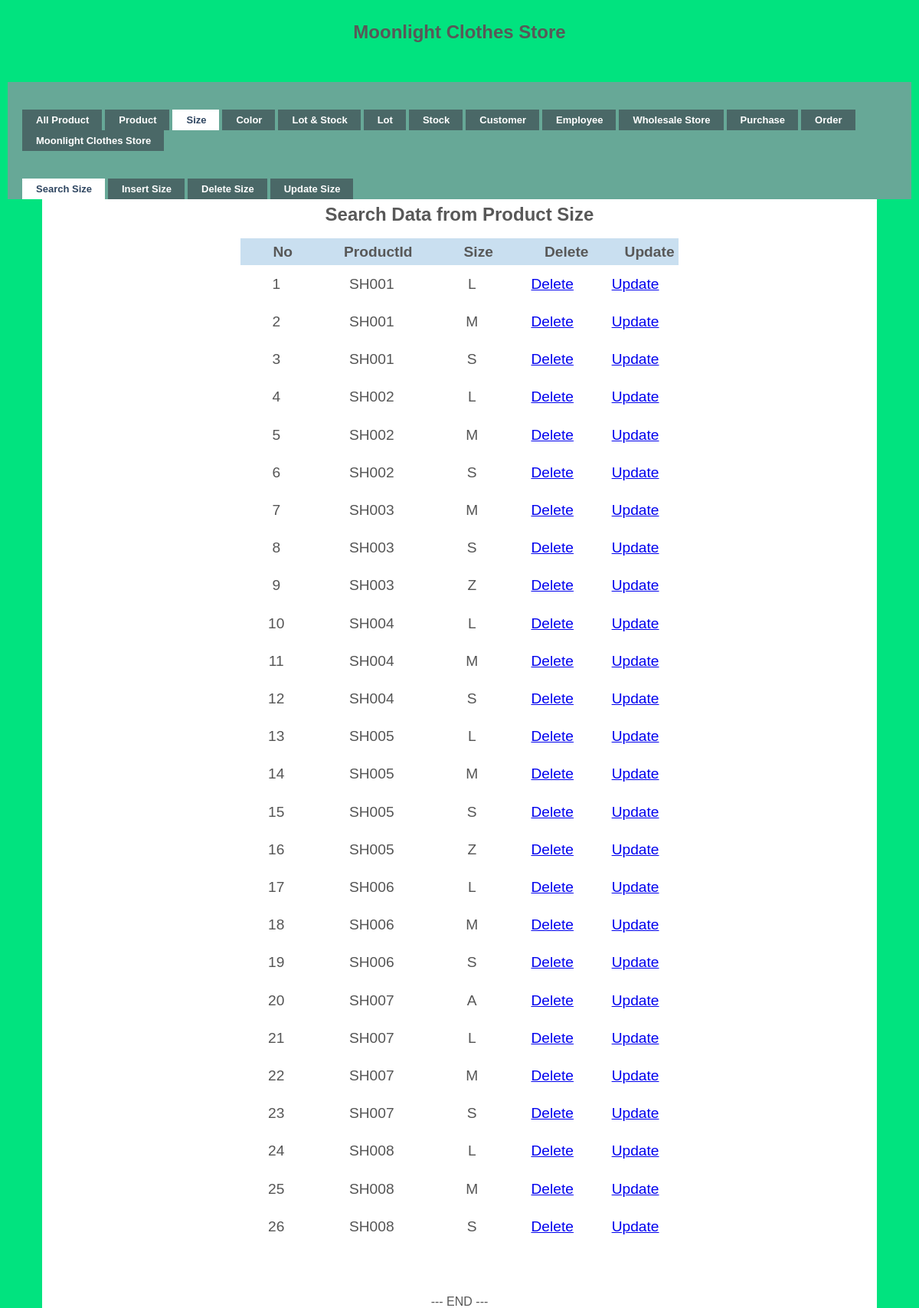
Page /searchData3.php on the committed database.
### tables this page shows
CREATE TABLE `size_product` (
  `ProductId` varchar(11) NOT NULL,
  `ProductSize` varchar(10) NOT NULL
);

### searchData3.php (the view, shortened to what this page needs)
<!DOCTYPE html PUBLIC "-//W3C//DTD XHTML 1.0 Transitional//EN" "http://www.w3.org/TR/xhtml1/DTD/xhtml1-transitional.dtd">
<html xmlns="http://www.w3.org/1999/xhtml">
<head>
<link rel="stylesheet" href="styles.css" type="text/css" />
<h1>Moonlight Clothes Store</h1>
</head>
<body>
<div id="demo-container">
  <ul id="simple-menu">
  	<li><a href="allproduct.php" ><span>All Product</span></a></li>
  	<li><a href="product.php" ><span>Product</span></a></li>
	<li><a href="size.php" class="current"><span>Size</span></a></li>
    <li><a href="color.php" ><span>Color</span></a></li>
  	<li><a href="lot&stock.php"  ><span>Lot & Stock </span></a></li>
  	<li><a href="lot.php" ><span>Lot </span></a></li>
    <li><a href="stock.php" ><span>Stock </span></a></li>
  	<li><a href="Customer.php" ><span>Customer</span></a></li>
    <li><a href="Employee.php" ><span>Employee</span></a></li>
    <li><a href="wholesale.php" ><span>Wholesale Store</span></a></li>
    <li><a href="purchase.php" ><span>Purchase</span></a></li>
    <li><a href="order.php" ><span>Order</span></a></li>
    <li><a href="/moonlight/public/index.php"><span>Moonlight Clothes Store</span></a></li>
  </ul>
</div>
<div id="demo-container">
  <ul id="simple-menu">
  <li><a href="searchSize.php" class="current"><span>Search Size</span></a></li>
    <li><a href="insertSize.php" ><span>Insert Size</span></a></li>
    <li><a href="deSize.php"><span>Delete Size</span></a></li>
    <li><a href="updateSize.php"><span>Update Size</span></a></li>
  </ul>
</div>
<div id="wrapper">
<h1>Search Data from Product Size</h1>
</head>
</body>
</html>
  <?php
  $keyword  = $_REQUEST['keyword'];
  require('connect.php');
  $sql = "SELECT * FROM size_product WHERE ProductSize LIKE '%" . $keyword . "%';";
  $conn = mysqli_connect($servername, $username, $password, $dbname);
  $objQuery = mysqli_query($conn, $sql) or die("Error Query [" . $sql . "]");
  ?>
  <div align="center">
  <table id="keywords" cellspacing="0" cellpadding="0">
    <thead>
    <tr>
      <th width="50"><div align="center"><span>No</span></div></th>
      <th width="100"><div align="center"><span>ProductId</span></div></th>
      <th width="100"><div align="center"><span>Size</span></div></th>
      <th width="70"><div align="center">Delete</div></th>
      <th width="70"><div align="center">Update</div></th>
    </tr>
    </thead>
    <tbody>
    <?php
    $i = 1;
    while ($objResult = mysqli_fetch_array($objQuery)) {
    ?>
    <tr>
      <td>
        <div align="center"><?php echo $i; ?></div></td>
        <td><?php echo $objResult["ProductId"]; ?></td>
        <td><?php echo $objResult["ProductSize"]; ?></td>
        <td align="center"><a href="deleteData3.php?ProductSize=<?php echo $objResult["ProductSize"]; ?>">Delete</a></td>
        <td align="center"><a href="updateSiz.php?ProductSize=<?php echo $objResult["ProductSize"]; ?>">Update</a></td>
        <tr>
    <?php
      $i++;
    }
    ?>
  </tbody>
  </table>
  <?php
  echo "<br><br>";
  echo "--- END ---";
  ?></div>
  </body>
  </html>

### styles.css (style rules this page uses)
h1 { font-family:Verdana, Arial, Helvetica, sans-serif; font-size:16px; font-weight:bold; margin:0; padding:0; }
#demo-container { padding:25px 15px 0 15px; background:#67A897; }
ul#simple-menu { list-style-type:none; width:100%; position:relative; height:27px; font-family:"Trebuchet MS",Arial,sans-serif; font-size:13px; font-weight:bold; margin:0; padding:11px 0 0 0; }
ul#simple-menu li { display:block; float:left; margin:0 0 0 4px; height:27px; }
ul#simple-menu li a { display:block; float:left; color:#fff; background:#4A6867; line-height:27px; text-decoration:none; padding:0 17px 0 18px; height:27px; }
ul#simple-menu li a.current { color:#2E4560; background:#fff; }
html, body, div, span, applet, object, iframe, h1, h2, h3, h4, h5, h6, p, blockquote, pre, a, abbr, acronym, address, big, cite, code, del, dfn, em, img, ins, kbd, q, s, samp, small, strike, strong, sub, sup, tt, var, b, u, i, center, dl, dt, dd, ol, ul, li, fieldset, form, label, legend, table, caption, tbody, tfoot, thead, tr, th, td, article, aside, canvas, details, embed, figure, figcaption, footer, header, hgroup, menu, nav, output, ruby, section, summary, time, mark, audio, video { margin: 0; padding: 0; border: 0; font-size: 150%; font: inherit; vertical-align: baseline; outline: none; -webkit-font-smoothing: antialiased; -webkit-text-size-adjust: 100%; -ms-text-size-adjust: 100%; -webkit-box-sizing: border-box; -moz-box-sizing: border-box; box-sizing: border-box; }
html { overflow-y: scroll; }
body { background: #eee url('https://i.imgur.com/eeQeRmk.png'); font-family: 'Helvetica Neue', Helvetica, Arial, sans-serif; font-size: 100%; line-height: 1; color: #585858; padding: 22px 10px; padding-bottom: 55px; }
ol, ul { list-style: none; }
table { border-collapse: collapse; border-spacing: 0; }
h1 { font-family: 'Amarante', Tahoma, sans-serif; font-weight: bold; font-size: 150%; line-height: 1.7em; margin-bottom: 10px; text-align: center; }
#wrapper { display: block; width: 1090px; background: rgb(600, 600, 600); margin: 0 auto; padding: 0px 0px; -webkit-box-align: 2px 2px 3px -1px rgba(0,0,0,0.35); }
#keywords { margin: 0 auto; font-size: 1.2em; margin-bottom: 15px; }
#keywords thead { cursor: pointer; background: #c9dff0; }
#keywords thead tr th { font-weight: bold; padding: 8px 5px; padding-left: 42px; }
#keywords thead tr th span { padding-right: 20px; background-repeat: no-repeat; background-position: 100% 100%; }
#keywords tbody tr { color: #555; }
#keywords tbody tr td { text-align: center; padding: 15px 10px; }
* { box-sizing: border-box; }
html, body { height: 100%; }
body { display: grid; grid-template-rows: 1fr; font-family: "Raleway", sans-serif; background-color: #01e37f; }

### rows in the picture
size_product: ProductId "SH001", ProductSize "L"
size_product: ProductId "SH001", ProductSize "M"
size_product: ProductId "SH001", ProductSize "S"
size_product: ProductId "SH002", ProductSize "L"
size_product: ProductId "SH002", ProductSize "M"
size_product: ProductId "SH002", ProductSize "S"
size_product: ProductId "SH003", ProductSize "M"
size_product: ProductId "SH003", ProductSize "S"
size_product: ProductId "SH003", ProductSize "Z"
size_product: ProductId "SH004", ProductSize "L"
size_product: ProductId "SH004", ProductSize "M"
size_product: ProductId "SH004", ProductSize "S"
size_product: ProductId "SH005", ProductSize "L"
size_product: ProductId "SH005", ProductSize "M"
size_product: ProductId "SH005", ProductSize "S"
size_product: ProductId "SH005", ProductSize "Z"
size_product: ProductId "SH006", ProductSize "L"
size_product: ProductId "SH006", ProductSize "M"
size_product: ProductId "SH006", ProductSize "S"
size_product: ProductId "SH007", ProductSize "A"
size_product: ProductId "SH007", ProductSize "L"
size_product: ProductId "SH007", ProductSize "M"
size_product: ProductId "SH007", ProductSize "S"
size_product: ProductId "SH008", ProductSize "L"
size_product: ProductId "SH008", ProductSize "M"
size_product: ProductId "SH008", ProductSize "S"
